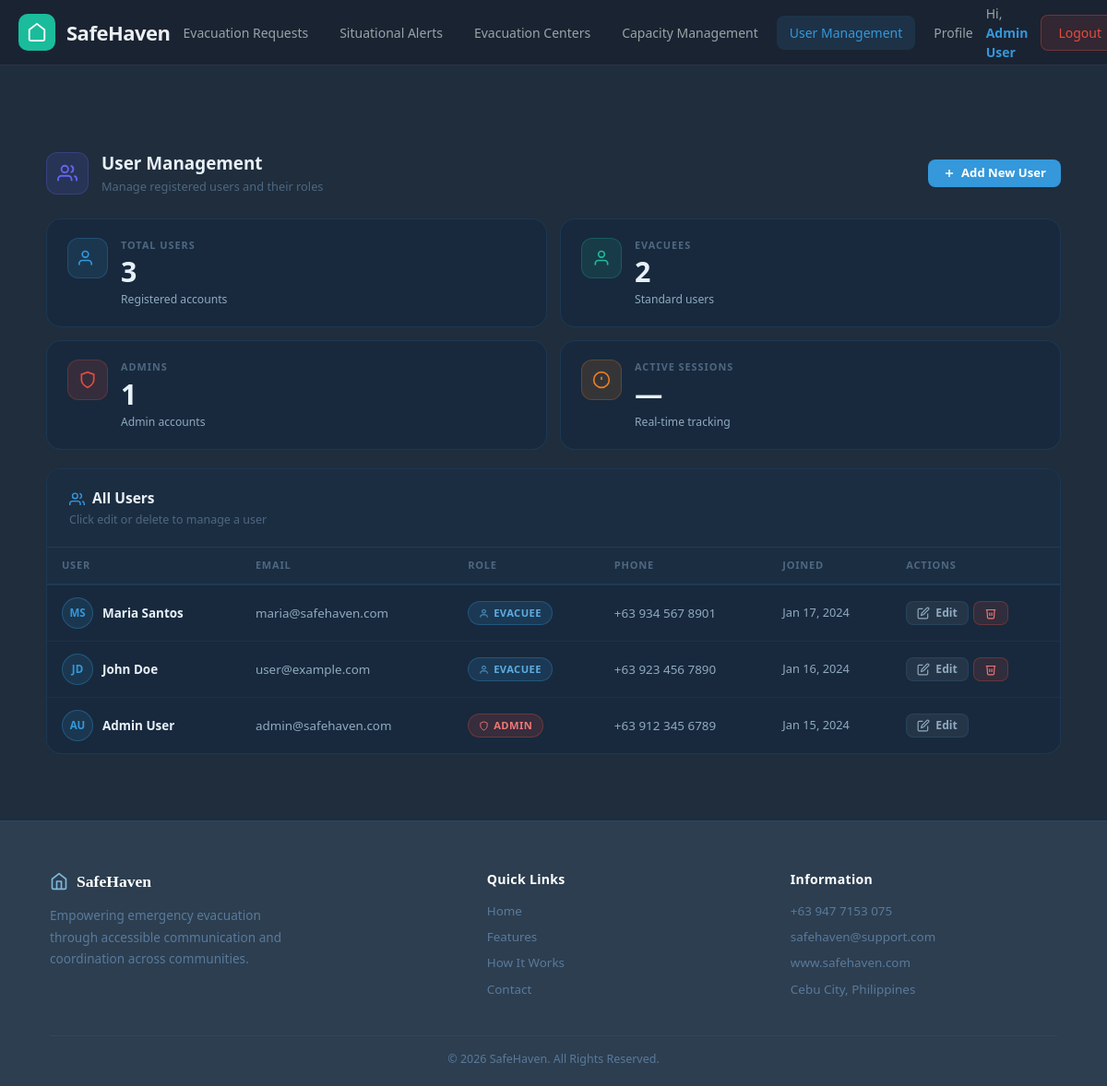
/index.php?page=user-management (signed in), run on the app's committed database.
### tables this page shows
CREATE TABLE IF NOT EXISTS `users` (
  `id` int(11) NOT NULL AUTO_INCREMENT,
  `full_name` varchar(255) NOT NULL,
  `email` varchar(255) NOT NULL,
  `phone_number` varchar(20) NOT NULL,
  `address` text NOT NULL,
  `password` varchar(255) NOT NULL,
  `role` enum('evacuee','admin') DEFAULT 'evacuee',
  `family_numbers` text DEFAULT NULL COMMENT 'JSON array of family member phone numbers',
  `created_at` timestamp NULL DEFAULT current_timestamp(),
  `updated_at` timestamp NULL DEFAULT current_timestamp() ON UPDATE current_timestamp(),
  PRIMARY KEY (`id`),
  UNIQUE KEY `email` (`email`),
  KEY `idx_role` (`role`)
);

### controllers/UserManagementController.php (called while the page is built, shortened)
<?php
require_once MODEL_PATH . 'UserModel.php';
class UserManagementController {
    public static function index() {
        $users = UserModel::getAll();
        $totalUsers = count($users);
        $evacuees   = count(array_filter($users, fn($u) => ($u['role'] ?? '') === 'evacuee'));
        $admins     = count(array_filter($users, fn($u) => ($u['role'] ?? '') === 'admin'));
        require_once VIEW_PATH . 'shared/dashboard-header.php';
        require_once VIEW_PATH . 'pages/user-management.php';
        require_once VIEW_PATH . 'shared/footer.php';
    }
}

### models/UserModel.php (called while the page is built, shortened)
<?php
class UserModel {
    private static function getDB() {
        return Database::getInstance()->getConnection();
    }
    public static function getAll() {
        $db = self::getDB();
        $stmt = $db->query("SELECT * FROM users ORDER BY created_at DESC");
        return $stmt->fetchAll();
    }
}

### views/pages/user-management.php (the view, shortened to what this page needs)
<?php
if (!function_exists('initials')) {
    function initials($name) {
        $words = explode(' ', trim($name));
        return strtoupper(count($words) >= 2
            ? substr($words[0], 0, 1) . substr($words[1], 0, 1)
            : substr($name, 0, 2));
    }
}
$currentUserId = (int)($_SESSION['user_id'] ?? 0);
?>
<div class="sh-page">
<main class="sh-main">
<div class="sh-container">
  <div class="sh-page-head">
    <div class="sh-page-head-left">
      <div class="sh-page-head-icon sh-icon-purple">
        <svg viewBox="0 0 24 24" fill="none" stroke="currentColor" stroke-width="2"><path d="M17 21v-2a4 4 0 0 0-4-4H5a4 4 0 0 0-4 4v2"/><circle cx="9" cy="7" r="4"/><path d="M23 21v-2a4 4 0 0 0-3-3.87"/><path d="M16 3.13a4 4 0 0 1 0 7.75"/></svg>
      </div>
      <div>
        <h2>User Management</h2>
        <p>Manage registered users and their roles</p>
      </div>
    </div>
    <button class="sh-btn sh-btn-primary" id="openModalBtn">
      <svg viewBox="0 0 24 24" fill="none" stroke="currentColor" stroke-width="2.5"><line x1="12" y1="5" x2="12" y2="19"/><line x1="5" y1="12" x2="19" y2="12"/></svg>
      Add New User
    </button>
  </div>
  <div class="sh-stats">
    <div class="sh-stat-card">
      <div class="sh-stat-icon sh-icon-blue">
        <svg viewBox="0 0 24 24" fill="none" stroke="currentColor" stroke-width="2"><path d="M17 21v-2a4 4 0 0 0-4-4H5a4 4 0 0 0-4 4v2"/><circle cx="9" cy="7" r="4"/></svg>
      </div>
      <div class="sh-stat-body">
        <div class="sh-stat-label">Total Users</div>
        <div class="sh-stat-val" id="totalCount"><?= $totalUsers ?></div>
        <div class="sh-stat-sub">Registered accounts</div>
      </div>
    </div>
    <div class="sh-stat-card">
      <div class="sh-stat-icon sh-icon-teal">
        <svg viewBox="0 0 24 24" fill="none" stroke="currentColor" stroke-width="2"><path d="M20 21v-2a4 4 0 0 0-4-4H8a4 4 0 0 0-4 4v2"/><circle cx="12" cy="7" r="4"/></svg>
      </div>
      <div class="sh-stat-body">
        <div class="sh-stat-label">Evacuees</div>
        <div class="sh-stat-val" id="evacueeStat"><?= $evacuees ?></div>
        <div class="sh-stat-sub">Standard users</div>
      </div>
    </div>
    <div class="sh-stat-card">
      <div class="sh-stat-icon sh-icon-red">
        <svg viewBox="0 0 24 24" fill="none" stroke="currentColor" stroke-width="2"><path d="M12 22s8-4 8-10V5l-8-3-8 3v7c0 6 8 10 8 10z"/></svg>
      </div>
      <div class="sh-stat-body">
        <div class="sh-stat-label">Admins</div>
        <div class="sh-stat-val" id="adminStat"><?= $admins ?? ($totalUsers - $evacuees) ?></div>
        <div class="sh-stat-sub">Admin accounts</div>
      </div>
    </div>
    <div class="sh-stat-card">
      <div class="sh-stat-icon sh-icon-orange">
        <svg viewBox="0 0 24 24" fill="none" stroke="currentColor" stroke-width="2"><circle cx="12" cy="12" r="10"/><line x1="12" y1="8" x2="12" y2="12"/><line x1="12" y1="16" x2="12.01" y2="16"/></svg>
      </div>
      <div class="sh-stat-body">
        <div class="sh-stat-label">Active Sessions</div>
        <div class="sh-stat-val">—</div>
        <div class="sh-stat-sub">Real-time tracking</div>
      </div>
    </div>
  </div>
  <div class="sh-card">
    <div class="sh-card-head">
      <div class="sh-card-head-left">
        <h3>
          <svg viewBox="0 0 24 24" fill="none" stroke="currentColor" stroke-width="2"><path d="M17 21v-2a4 4 0 0 0-4-4H5a4 4 0 0 0-4 4v2"/><circle cx="9" cy="7" r="4"/><path d="M23 21v-2a4 4 0 0 0-3-3.87"/><path d="M16 3.13a4 4 0 0 1 0 7.75"/></svg>
          All Users
        </h3>
        <span class="sh-card-sub">Click edit or delete to manage a user</span>
      </div>
    </div>
    <div class="sh-table-wrap">
      <table class="sh-table" id="usersTable">
        <thead>
          <tr>
            <th>User</th>
            <th>Email</th>
            <th>Role</th>
            <th>Phone</th>
            <th>Joined</th>
            <th>Actions</th>
          </tr>
        </thead>
        <tbody id="usersTableBody">
          <?php foreach ($users as $u): ?>
          <tr id="user-row-<?= (int)$u['id'] ?>">
            <td>
              <div class="um-avatar-cell">
                <div class="sh-avatar"><?= initials($u['full_name']) ?></div>
                <span class="col-primary"><?= htmlspecialchars($u['full_name']) ?></span>
              </div>
            </td>
            <td><?= htmlspecialchars($u['email']) ?></td>
            <td>
              <span class="sh-badge <?= $u['role']==='admin' ? 'sh-badge-red' : 'sh-badge-blue' ?>">
                <?php if ($u['role']==='admin'): ?>
                  <svg viewBox="0 0 24 24" fill="none" stroke="currentColor" stroke-width="2" width="11" height="11"><path d="M12 22s8-4 8-10V5l-8-3-8 3v7c0 6 8 10 8 10z"/></svg>
                <?php else: ?>
                  <svg viewBox="0 0 24 24" fill="none" stroke="currentColor" stroke-width="2" width="11" height="11"><path d="M20 21v-2a4 4 0 0 0-4-4H8a4 4 0 0 0-4 4v2"/><circle cx="12" cy="7" r="4"/></svg>
                <?php endif; ?>
                <?= ucfirst($u['role']) ?>
              </span>
            </td>
            <td><?= htmlspecialchars($u['phone_number'] ?? 'N/A') ?></td>
            <td style="font-size:0.8rem;"><?= !empty($u['created_at']) ? date('M d, Y', strtotime($u['created_at'])) : 'N/A' ?></td>
            <td>
              <div style="display:flex;gap:5px;">
                <button class="sh-btn sh-btn-ghost sh-btn-sm btn-row-edit" data-id="<?= (int)$u['id'] ?>" title="Edit">
                  <svg viewBox="0 0 24 24" fill="none" stroke="currentColor" stroke-width="2" width="14" height="14"><path d="M11 4H4a2 2 0 0 0-2 2v14a2 2 0 0 0 2 2h14a2 2 0 0 0 2-2v-7"/><path d="M18.5 2.5a2.121 2.121 0 0 1 3 3L12 15l-4 1 1-4 9.5-9.5z"/></svg>
                  Edit
                </button>
                <?php if ((int)$u['id'] !== $currentUserId): ?>
                <button class="sh-btn sh-btn-danger sh-btn-sm btn-row-delete" data-id="<?= (int)$u['id'] ?>" title="Delete">
                  <svg viewBox="0 0 24 24" fill="none" stroke="currentColor" stroke-width="2" width="14" height="14"><polyline points="3 6 5 6 21 6"/><path d="M19 6l-1 14a2 2 0 0 1-2 2H8a2 2 0 0 1-2-2L5 6"/><path d="M10 11v6"/><path d="M14 11v6"/></svg>
                </button>
                <?php endif; ?>
              </div>
            </td>
          </tr>
          <?php endforeach; ?>
        </tbody>
      </table>
    </div>
  </div>
</div></main></div>

### assets/css/HeaderFooter.css (style rules this page uses)
:root { --navy-900: #0a1628; --navy-800: #0f1e33; --navy-700: #152a42; --navy-600: #1c3650; --navy-500: #243f5c; --navy-400: #2d5070; --accent: #3498db; --accent-light: #5dade2; --accent-pale: rgba(52,152,219,0.12); --accent-glow: rgba(52,152,219,0.35); --green: #27ae60; --green-light: #2ecc71; --green-pale: rgba(39,174,96,0.13); --orange: #e67e22; --orange-pale: rgba(230,126,34,0.13); --red: #e74c3c; --red-light: #e8877a; --red-pale: rgba(231,76,60,0.13); --teal: #1abc9c; --teal-pale: rgba(26,188,156,0.13); --yellow: #f1c40f; --yellow-pale: rgba(241,196,15,0.13); --text-primary: #eef2f7; --text-secondary: #8fa8c2; --text-muted: #5a7a9a; --white: #ffffff; --radius-xs: 4px; --radius-sm: 6px; --radius-md: 10px; --radius-lg: 14px; --radius-xl: 20px; --shadow-sm: 0 2px 8px rgba(0,0,0,0.18); --shadow-md: 0 6px 20px rgba(0,0,0,0.22); --shadow-lg: 0 12px 40px rgba(0,0,0,0.28); --ease: cubic-bezier(0.4,0,0.2,1); --transition: 0.25s var(--ease); }
*,*::before,*::after { box-sizing:border-box; margin:0; padding:0; }
html { scroll-behavior:smooth; font-size:16px; }
body { font-family:'DM Sans',system-ui,sans-serif; background:var(--navy-900); color:var(--text-primary); line-height:1.6; -webkit-font-smoothing:antialiased; overflow-x:hidden; min-height:100vh; }
img,svg { display:block; max-width:100%; }
button { font-family:inherit; }

### assets/css/UserManagement.css (style rules this page uses)
:root { --accent: #3498db; --teal: #1abc9c; --white: #ffffff; --text-primary: #ecf0f1; --navy-800: #2c3e50; --navy-900: #1f2d3d; }
body { margin: 0; font-family: 'Segoe UI', sans-serif; background: var(--navy-900); color: var(--text-primary); }
.btn-row-edit, .btn-row-delete { display:inline-flex; align-items:center; justify-content:center; }

### data on the page
users: full_name "MS", full_name "Maria Santos", email "maria@safehaven.com", role "EVACUEE", phone_number "+63 934 567 8901", created_at "Jan 17, 2024"
users: full_name "JD", full_name "John Doe", email "user@example.com", role "EVACUEE", phone_number "+63 923 456 7890", created_at "Jan 16, 2024"
users: full_name "AU", full_name "Admin User", email "admin@safehaven.com", role "ADMIN", phone_number "+63 912 345 6789", created_at "Jan 15, 2024"

### other printed values
$link['name'] "Evacuation Requests"
$link['name'] "Situational Alerts"
$link['name'] "Evacuation Centers"
$link['name'] "Capacity Management"
$link['name'] "User Management"
$link['name'] "Profile"
$userName "Admin User"
$totalUsers "3"
$evacuees "2"
$admins "1"
CONTACT_PHONE "+63 947 7153 075"
CONTACT_EMAIL "safehaven@support.com"
CONTACT_WEBSITE "www.safehaven.com"
CONTACT_ADDRESS "Cebu City, Philippines"
